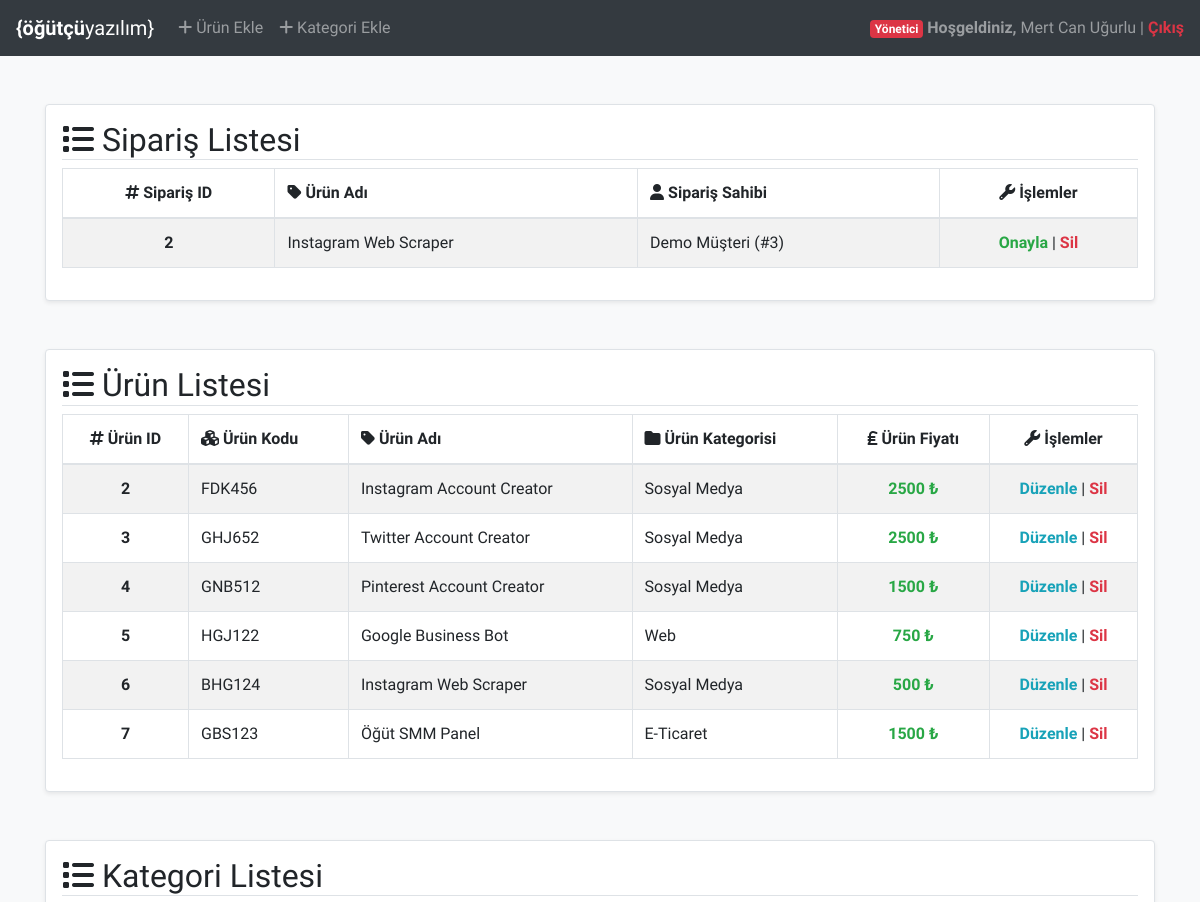
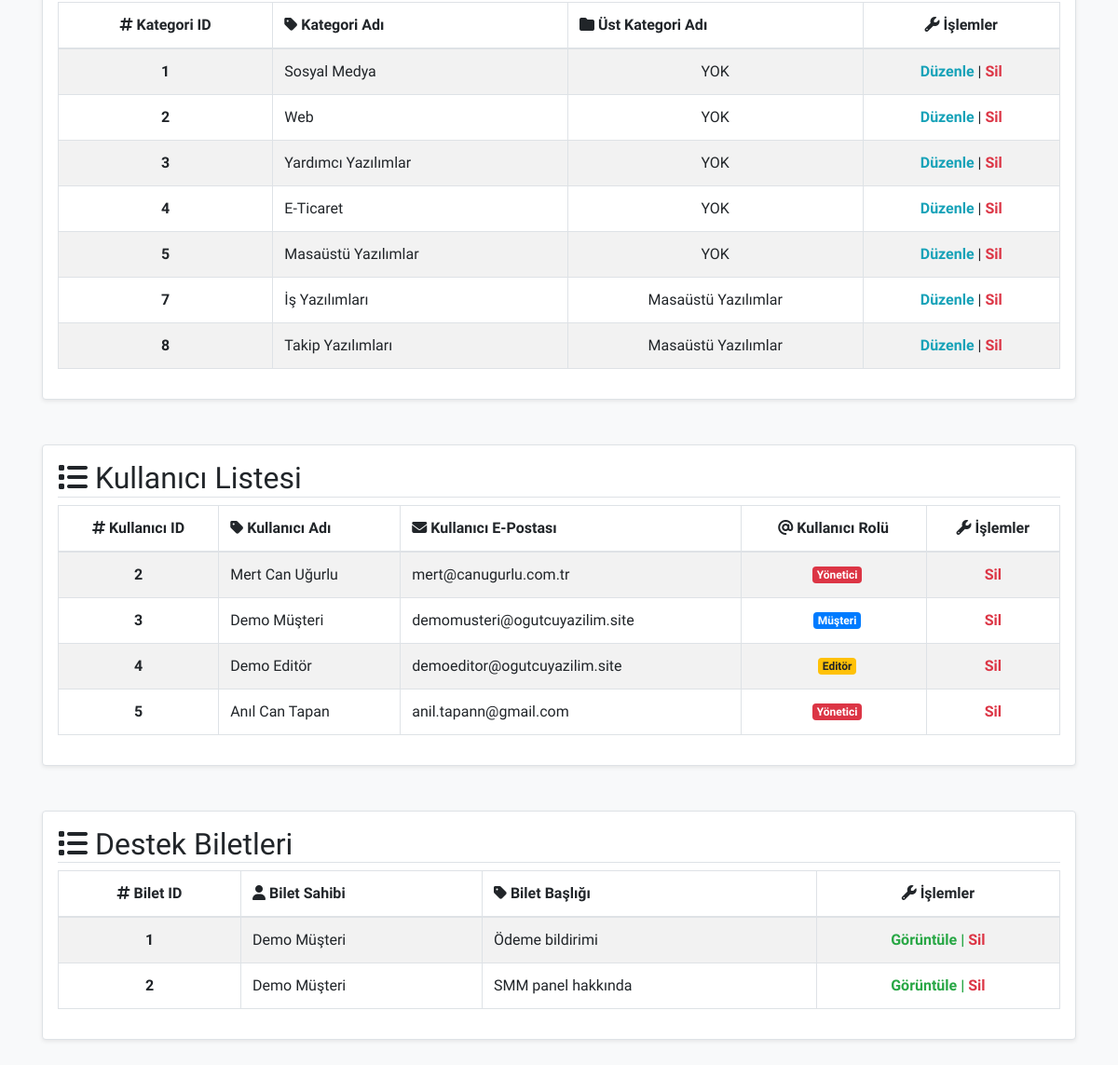
/index.php (signed in), run on the app's committed database (2 pictures, top to bottom).
### tables this page shows
CREATE TABLE `kullanicilar` (
  `kullanici_id` int(11) NOT NULL,
  `kullanici_mail` varchar(255) NOT NULL,
  `kullanici_ad` varchar(255) NOT NULL,
  `kullanici_sifre` varchar(500) NOT NULL,
  `kullanici_rol` tinyint(1) NOT NULL
);

CREATE TABLE `siparisler` (
  `siparis_id` int(11) NOT NULL,
  `siparis_kullanici` int(11) NOT NULL,
  `siparis_urun` int(11) NOT NULL,
  `siparis_durum` tinyint(1) NOT NULL,
  `siparis_lisans` varchar(500) NOT NULL
);

CREATE TABLE `urunler` (
  `urun_id` int(11) NOT NULL,
  `urun_kod` varchar(60) NOT NULL,
  `urun_ad` varchar(255) NOT NULL,
  `urun_kategori` int(11) NOT NULL,
  `urun_fiyat` int(11) NOT NULL
);

CREATE TABLE `kategoriler` (
  `kategori_id` int(11) NOT NULL,
  `kategori_ust` int(11) NOT NULL,
  `kategori_ad` varchar(255) NOT NULL
);

CREATE TABLE `biletler` (
  `bilet_id` int(11) NOT NULL,
  `bilet_baslik` varchar(500) NOT NULL,
  `bilet_icerik` mediumtext NOT NULL,
  `bilet_sahip` int(11) NOT NULL
);

### index.php (the view, shortened to what this page needs)
<?php require_once('header.php'); ?>
<?php
	$urunler_sql = "SELECT * FROM urunler";
	$statement = $pdo->prepare($urunler_sql);
	$statement->execute();
	$urunler = $statement->fetchAll(PDO::FETCH_OBJ);
	$kategoriler_sql = "SELECT * FROM kategoriler";
	$statement = $pdo->prepare($kategoriler_sql);
	$statement->execute();
	$kategoriler = $statement->fetchAll(PDO::FETCH_OBJ);
	$biletler_sql = "SELECT * FROM biletler";
	$statement = $pdo->prepare($biletler_sql);
	$statement->execute();
	$biletler = $statement->fetchAll(PDO::FETCH_OBJ);
	$siparisler_sql = "SELECT * FROM siparisler WHERE siparis_durum=0";
	$statement = $pdo->prepare($siparisler_sql);
	$statement->execute();
	$siparisler = $statement->fetchAll(PDO::FETCH_OBJ);
	$kullanicilar_sql = "SELECT kullanici_id, kullanici_ad, kullanici_mail, kullanici_rol FROM kullanicilar";
	$statement = $pdo->prepare($kullanicilar_sql);
	$statement->execute();
	$kullanicilar = $statement->fetchAll(PDO::FETCH_OBJ);
?>
	<?php if ($user->kullanici_rol == 1 || $user->kullanici_rol == 2) { ?>
		<div class="container mt-5">
			<div class="row my-5">
				<div class="col-12">
					<div class="blok bg-white border rounded shadow-sm p-3">
						<h2 class="border-bottom"><i class="fas fa-list"></i> Sipariş Listesi</h2>
						<div class="table-responsive">
							<table class="table table-hover table-striped table-bordered">
								<thead>
									<tr>
										<th class="text-center" scope="col"><i class="fas fa-hashtag"></i> Sipariş ID</th>
										<th><i class="fas fa-tag"></i> Ürün Adı</th>
										<th><i class="fas fa-user"></i> Sipariş Sahibi</th>
										<th class="text-center" scope="col"><i class="fas fa-wrench"></i> İşlemler</th>
									</tr>
								</thead>
								<tbody>
									<?php foreach($siparisler as $siparis): ?>
										<tr>
											<th class="align-middle text-center" scope="row"><?= $siparis->siparis_id; ?></th>
											<?php
												$urun_adi_sql = "SELECT urun_ad FROM urunler WHERE urun_id='$siparis->siparis_urun'";
												$statement = $pdo->prepare($urun_adi_sql);
												$statement->execute();
												$urun_adi = $statement->fetch(PDO::FETCH_OBJ);
											?>
											<td class="align-middle"><?= $urun_adi->urun_ad; ?></td>
											<?php
												$kullanici_adi_sql = "SELECT kullanici_id, kullanici_ad FROM kullanicilar WHERE kullanici_id='$siparis->siparis_kullanici'";
												$statement = $pdo->prepare($kullanici_adi_sql);
												$statement->execute();
												$kullanici_adi = $statement->fetch(PDO::FETCH_OBJ);
											?>
											<td class="align-middle"><?= $kullanici_adi->kullanici_ad; ?> (#<?= $kullanici_adi->kullanici_id; ?>)</td>
											<td class="text-center align-middle"><a class="text-success font-weight-bold" href="siparis-onayla.php?id=<?= $siparis->siparis_id; ?>">Onayla</a> | <a class="text-danger font-weight-bold" href="siparis-sil.php?id=<?= $siparis->siparis_id; ?>">Sil</a></td>
										</tr>
									<?php endforeach; ?>
								</tbody>
							</table>
						</div>
					</div>
				</div>
			</div>
			<div class="row">
				<div class="col-12">
					<div class="blok bg-white border rounded shadow-sm p-3">
						<h2 class="border-bottom"><i class="fas fa-list"></i> Ürün Listesi</h2>
						<div class="table-responsive">
							<table class="table table-hover table-striped table-bordered">
								<thead>
									<tr>
										<th class="text-center" scope="col"><i class="fas fa-hashtag"></i> Ürün ID</th>
										<th><i class="fas fa-cubes"></i> Ürün Kodu</th>
										<th scope="col"><i class="fas fa-tag"></i> Ürün Adı</th>
										<th scope="col"><i class="fas fa-folder"></i> Ürün Kategorisi</th>
										<th class="text-center" scope="col"><i class="fas fa-lira-sign"></i> Ürün Fiyatı</th>
										<th class="text-center" scope="col"><i class="fas fa-wrench"></i> İşlemler</th>
									</tr>
								</thead>
								<tbody>
									<?php foreach($urunler as $urun): ?>
										<tr>
											<th class="align-middle text-center" scope="row"><?= $urun->urun_id; ?></th>
											<td class="align-middle"><?= $urun->urun_kod; ?></td>
											<td class="align-middle"><?= $urun->urun_ad; ?></td>
											<?php
												$kategori_sql = "SELECT * FROM kategoriler WHERE kategori_id=:id";
												$statement = $pdo->prepare($kategori_sql);
												$statement->execute([':id' => $urun->urun_kategori]);
												$kategori = $statement->fetch(PDO::FETCH_OBJ);
											?>
											<td class="align-middle"><?= $kategori->kategori_ad; ?></td>
											<td class="text-center align-middle text-success"><strong><?= $urun->urun_fiyat; ?> ₺</strong></td>
											<td class="text-center align-middle"><a class="text-info font-weight-bold" href="urun-guncelle.php?id=<?= $urun->urun_id; ?>">Düzenle</a> | <a class="text-danger font-weight-bold" href="urun-sil.php?id=<?= $urun->urun_id; ?>">Sil</a></td>
										</tr>
									<?php endforeach; ?>
								</tbody>
							</table>
						</div>
					</div>
				</div>
			</div>
			<div class="row mt-5">
				<div class="col-12">
					<div class="blok bg-white border rounded shadow-sm p-3">
						<h2 class="border-bottom"><i class="fas fa-list"></i> Kategori Listesi</h2>
						<div class="table-responsive">
							<table class="table table-hover table-striped table-bordered">
								<thead>
									<tr>
										<th class="text-center" scope="col"><i class="fas fa-hashtag"></i> Kategori ID</th>
										<th><i class="fas fa-tag"></i> Kategori Adı</th>
										<th><i class="fas fa-folder"></i> Üst Kategori Adı</th>
										<th class="text-center" scope="col"><i class="fas fa-wrench"></i> İşlemler</th>
									</tr>
								</thead>
								<tbody>
									<?php foreach($kategoriler as $kategori): ?>
										<tr>
											<th class="align-middle text-center" scope="row"><?= $kategori->kategori_id; ?></th>
											<td class="align-middle"><?= $kategori->kategori_ad; ?></td>
											<?php
												$ust_kategori_sql = "SELECT kategori_ad FROM kategoriler WHERE kategori_id=:id";
												$statement = $pdo->prepare($ust_kategori_sql);
												$statement->execute([':id' => $kategori->kategori_ust]);
												$ust_kategori = $statement->fetch(PDO::FETCH_OBJ);
											?>
											<?php if($kategori->kategori_ust == 0) {?>
												<td class="align-middle text-center">YOK</td>
											<?php } else { ?>
												<td class="align-middle text-center"><?= $ust_kategori->kategori_ad; ?></td>
											<?php } ?>
											<td class="text-center align-middle"><a class="text-info font-weight-bold" href="kategori-guncelle.php?id=<?= $kategori->kategori_id; ?>">Düzenle</a> | <a class="text-danger font-weight-bold" href="kategori-sil.php?id=<?= $kategori->kategori_id; ?>">Sil</a></td>
										</tr>
									<?php endforeach; ?>
								</tbody>
							</table>
						</div>
					</div>
				</div>
			</div>
			<div class="row mt-5">
				<div class="col-12">
					<div class="blok bg-white border rounded shadow-sm p-3">
						<h2 class="border-bottom"><i class="fas fa-list"></i> Kullanıcı Listesi</h2>
						<div class="table-responsive">
							<table class="table table-hover table-striped table-bordered">
								<thead>
									<tr>
										<th class="text-center" scope="col"><i class="fas fa-hashtag"></i> Kullanıcı ID</th>
										<th><i class="fas fa-tag"></i> Kullanıcı Adı</th>
										<th><i class="fas fa-envelope"></i> Kullanıcı E-Postası</th>
										<th class="text-center"><i class="fas fa-at"></i> Kullanıcı Rolü</th>
										<th class="text-center" scope="col"><i class="fas fa-wrench"></i> İşlemler</th>
									</tr>
								</thead>
								<tbody>
									<?php foreach($kullanicilar as $kullanici): ?>
										<tr>
											<th class="align-middle text-center" scope="row"><?= $kullanici->kullanici_id; ?></th>
											<td class="align-middle"><?= $kullanici->kullanici_ad; ?></td>
											<td class="align-middle"><?= $kullanici->kullanici_mail; ?></td>
											<?php
												if($kullanici->kullanici_rol == 0) {
													echo '<th class="align-middle text-center"><span class="badge badge-primary ml-2 align-middle">Müşteri</span></th>';
												} else if ($kullanici->kullanici_rol == 1) {
													echo '<th class="align-middle text-center"><span class="badge badge-danger ml-2 align-middle">Yönetici</span></th>';
												} else {
													echo '<th class="align-middle text-center"><span class="badge badge-warning ml-2 align-middle">Editör</span></th>';
												}
											?>
											<td class="text-center align-middle"><a class="text-danger font-weight-bold" href="kullanici-sil.php?id=<?= $kullanici->kullanici_id; ?>">Sil</a></td>
										</tr>
									<?php endforeach; ?>
								</tbody>
							</table>
						</div>
					</div>
				</div>
			</div>
			<div class="row my-5">
				<div class="col-12">
					<div class="blok bg-white border rounded shadow-sm p-3">
						<h2 class="border-bottom"><i class="fas fa-list"></i> Destek Biletleri</h2>
						<div class="table-responsive">
							<table class="table table-hover table-striped table-bordered">
								<thead>
									<tr>
										<th class="text-center" scope="col"><i class="fas fa-hashtag"></i> Bilet ID</th>
										<th scope="col"><i class="fas fa-user"></i> Bilet Sahibi</th>
										<th scope="col"><i class="fas fa-tag"></i> Bilet Başlığı</th>
										<th class="text-center" scope="col"><i class="fas fa-wrench"></i> İşlemler</th>
									</tr>
								</thead>
								<tbody>
									<?php foreach($biletler as $bilet): ?>
										<tr>
											<th class="align-middle text-center" scope="row"><?= $bilet->bilet_id; ?></th>
											<?php
												$biletsahip_sql = "SELECT kullanici_ad FROM kullanicilar WHERE kullanici_id=:id";
												$statement = $pdo->prepare($biletsahip_sql);
												$statement->execute([':id' => $bilet->bilet_sahip]);
												$biletsahip = $statement->fetch(PDO::FETCH_OBJ);
											?>
											<td class="align-middle"><?= $biletsahip->kullanici_ad; ?></td>
											<td class="align-middle"><?= $bilet->bilet_baslik; ?></td>
											<td class="text-center align-middle"><a class="text-success font-weight-bold" href="bilet-detay.php?id=<?= $bilet->bilet_id; ?>">Görüntüle | <a class="text-danger font-weight-bold" href="bilet-sil.php?id=<?= $bilet->bilet_id; ?>">Sil</a></a></td>
										</tr>
									<?php endforeach; ?>
								</tbody>
							</table>
						</div>
					</div>
				</div>
			</div>
		</div>
	<?php } ?>
<?php require_once('footer.php'); ?>

### header.php (shortened to what this page needs)
<?php
	require_once 'db.php';
	$kullanici = $_SESSION['id'];
	$user_sql = "SELECT * FROM kullanicilar WHERE kullanici_id=:id";
	$statement = $pdo->prepare($user_sql);
	$statement->execute([':id' => $kullanici]);
	$user = $statement->fetch(PDO::FETCH_OBJ);
?>
<!doctype html>
<html lang="tr">
	<head>
		<link rel="stylesheet" href="https://stackpath.bootstrapcdn.com/bootstrap/4.4.1/css/bootstrap.min.css">
		<link rel="stylesheet" href="assets/style.css">
	</head>
	<body class="bg-light">
		<nav class="navbar navbar-expand-lg navbar-dark bg-dark">
			<a class="navbar-brand" href="index.php"><strong>{öğütçü</strong>yazılım}</a>
			<div class="collapse navbar-collapse" id="navbarText">
				<ul class="navbar-nav mr-auto">
					<?php if ($user->kullanici_rol == 1 || $user->kullanici_rol == 2) { ?>
						<li class="nav-item">
							<a class="nav-link" href="urun-ekle.php"><i class="fas fa-plus"></i> Ürün Ekle</a>
						</li>
						<li class="nav-item">
							<a class="nav-link" href="kategori-ekle.php"><i class="fas fa-plus"></i> Kategori Ekle</a>
						</li>
					<?php } ?>
				</ul>
				<span class="navbar-text">
					<?php
						if($user->kullanici_rol == 0) {
							echo '<span class="badge badge-primary ml-2 align-middle">Müşteri</span>';
						} else if ($user->kullanici_rol == 1) {
							echo '<span class="badge badge-danger ml-2 align-middle">Yönetici</span>';
						} else {
							echo '<span class="badge badge-warning ml-2 align-middle">Editör</span>';
						}
					?>
					<strong>Hoşgeldiniz,</strong> <?= $user->kullanici_ad; ?> | <a class="text-danger font-weight-bold" href="cikis.php">Çıkış</a>
				</span>
			</div>
		</nav>

### footer.php (shortened to what this page needs)
	</body>
</html>

### style.css (style rules this page uses)
body { font-family: 'Rajdhani', sans-serif; }
li { list-style: none; }
ul { margin: 0; padding: 0; }

### data on the page
kullanicilar: kullanici_ad "Mert Can Uğurlu", kullanici_id "2", kullanici_mail "mert@canugurlu.com.tr", kullanici_rol "Yönetici"
siparisler: siparis_id "2", urunler.urun_ad "Instagram Web Scraper", kullanicilar.kullanici_ad "Demo Müşteri", kullanicilar.kullanici_id "3"
urunler: urun_id "2", urun_kod "FDK456", urun_ad "Instagram Account Creator", kategoriler.kategori_ad "Sosyal Medya", urun_fiyat "2500"
urunler: urun_id "3", urun_kod "GHJ652", urun_ad "Twitter Account Creator", kategoriler.kategori_ad "Sosyal Medya", urun_fiyat "2500"
urunler: urun_id "4", urun_kod "GNB512", urun_ad "Pinterest Account Creator", kategoriler.kategori_ad "Sosyal Medya", urun_fiyat "1500"
urunler: urun_id "5", urun_kod "HGJ122", urun_ad "Google Business Bot", kategoriler.kategori_ad "Web", urun_fiyat "750"
urunler: urun_id "6", urun_kod "BHG124", urun_ad "Instagram Web Scraper", kategoriler.kategori_ad "Sosyal Medya", urun_fiyat "500"
urunler: urun_id "7", urun_kod "GBS123", urun_ad "Öğüt SMM Panel", kategoriler.kategori_ad "E-Ticaret", urun_fiyat "1500"
kategoriler: kategori_id "1", kategori_ad "Sosyal Medya", kategori_ust "YOK"
kategoriler: kategori_id "2", kategori_ad "Web", kategori_ust "YOK"
kategoriler: kategori_id "3", kategori_ad "Yardımcı Yazılımlar", kategori_ust "YOK"
kategoriler: kategori_id "4", kategori_ad "E-Ticaret", kategori_ust "YOK"
kategoriler: kategori_id "5", kategori_ad "Masaüstü Yazılımlar", kategori_ust "YOK"
kategoriler: kategori_id "7", kategori_ad "İş Yazılımları", kategoriler.kategori_ad "Masaüstü Yazılımlar"
kategoriler: kategori_id "8", kategori_ad "Takip Yazılımları", kategoriler.kategori_ad "Masaüstü Yazılımlar"
kullanicilar: kullanici_id "3", kullanici_ad "Demo Müşteri", kullanici_mail "demomusteri@ogutcuyazilim.site", kullanici_rol "Müşteri"
kullanicilar: kullanici_id "4", kullanici_ad "Demo Editör", kullanici_mail "demoeditor@ogutcuyazilim.site", kullanici_rol "Editör"
kullanicilar: kullanici_id "5", kullanici_ad "Anıl Can Tapan", kullanici_mail "anil.tapann@gmail.com", kullanici_rol "Yönetici"
biletler: bilet_id "1", kullanicilar.kullanici_ad "Demo Müşteri", bilet_baslik "Ödeme bildirimi"
biletler: bilet_id "2", kullanicilar.kullanici_ad "Demo Müşteri", bilet_baslik "SMM panel hakkında"
